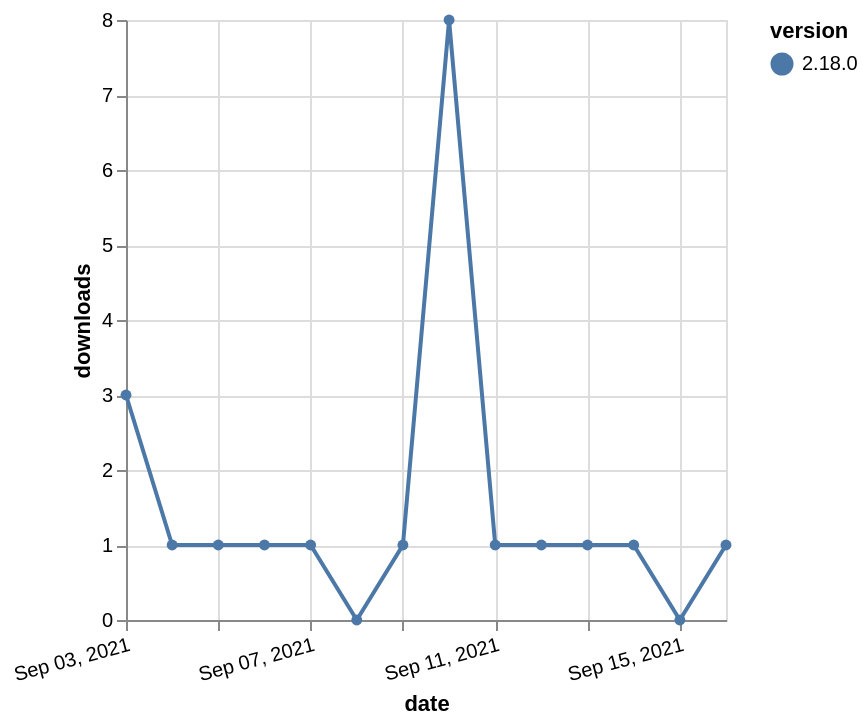

Write the Vega-Lite specification saved for this chart.
### Vega-Lite specification from a JSON file in a GitHub repository (floating-point values rounded to 4 significant figures)
{"$schema": "https://vega.github.io/schema/vega-lite/v5.json", "description": "A simple bar chart with embedded data.", "data": {"values": [{"date": "2021-09-03", "total": 502, "delta": 3, "version": "2.18.0"}, {"date": "2021-09-04", "total": 503, "delta": 1, "version": "2.18.0"}, {"date": "2021-09-05", "total": 504, "delta": 1, "version": "2.18.0"}, {"date": "2021-09-06", "total": 505, "delta": 1, "version": "2.18.0"}, {"date": "2021-09-07", "total": 506, "delta": 1, "version": "2.18.0"}, {"date": "2021-09-08", "total": 506, "delta": 0, "version": "2.18.0"}, {"date": "2021-09-09", "total": 507, "delta": 1, "version": "2.18.0"}, {"date": "2021-09-10", "total": 515, "delta": 8, "version": "2.18.0"}, {"date": "2021-09-11", "total": 516, "delta": 1, "version": "2.18.0"}, {"date": "2021-09-12", "total": 517, "delta": 1, "version": "2.18.0"}, {"date": "2021-09-13", "total": 518, "delta": 1, "version": "2.18.0"}, {"date": "2021-09-14", "total": 519, "delta": 1, "version": "2.18.0"}, {"date": "2021-09-15", "total": 519, "delta": 0, "version": "2.18.0"}, {"date": "2021-09-16", "total": 520, "delta": 1, "version": "2.18.0"}]}, "width": "container", "mark": {"type": "line", "point": {"filled": true}}, "encoding": {"x": {"field": "date", "type": "temporal", "timeUnit": "yearmonthdate", "title": "date", "axis": {"labelAngle": -15}}, "y": {"field": "delta", "type": "quantitative", "title": "downloads"}, "color": {"field": "version", "type": "nominal"}, "tooltip": {"field": "delta"}}}
